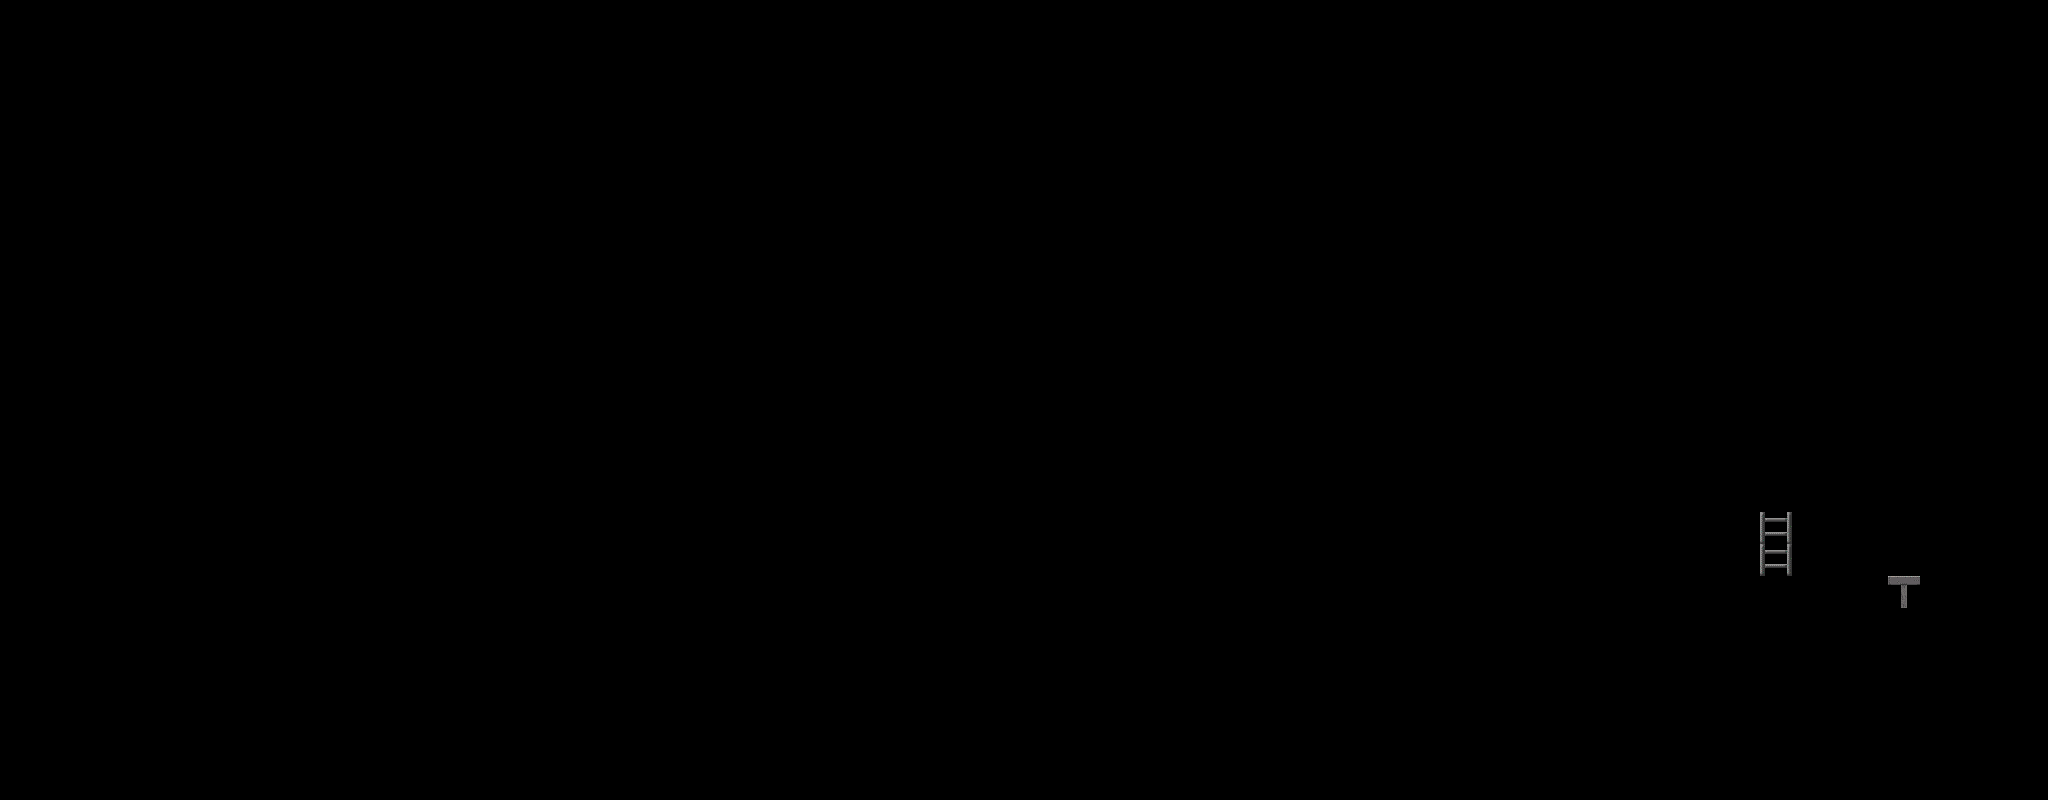

A level layout from a 2D game, rendered from its tile map. Below: a short description, then the map file with tile-grid data replaced by summaries:
An orthogonal 64x25 tile map with 32x32 px tiles, 1 tile layer (Solid) and 7 objects (6x Foe, Player).

<map version="1.0" orientation="orthogonal" renderorder="right-down" width="64" height="25" tilewidth="32" tileheight="32" nextobjectid="10">
 <properties>
  <property name="Background" value="background1" />
 </properties>
 <tileset firstgid="1" name="TileSet32 x 32" tilewidth="32" tileheight="32" tilecount="44" columns="11">
  <image source="TileSet32 x 32.png" width="352" height="128" />
  <tile id="0">
   <properties>
    <property name="TileType" value="Static" />
    <property name="Type" value="Solid" />
   </properties>
  </tile>
  <tile id="1">
   <properties>
    <property name="TileType" value="Static" />
    <property name="Type" value="Solid" />
   </properties>
  </tile>
  <tile id="2">
   <properties>
    <property name="TileType" value="Static" />
    <property name="Type" value="Solid" />
   </properties>
  </tile>
  <tile id="3">
   <properties>
    <property name="TileType" value="Static" />
    <property name="Type" value="Solid" />
   </properties>
  </tile>
  <tile id="4">
   <properties>
    <property name="TileType" value="Static" />
    <property name="Type" value="Solid" />
   </properties>
  </tile>
  <tile id="5">
   <properties>
    <property name="TileType" value="Static" />
    <property name="Type" value="Solid" />
   </properties>
  </tile>
  <tile id="6">
   <properties>
    <property name="TileType" value="Animate" />
    <property name="Type" value="Death" />
   </properties>
  </tile>
  <tile id="7">
   <properties>
    <property name="TileType" value="Animate" />
    <property name="Type" value="Death" />
   </properties>
  </tile>
  <tile id="8">
   <properties>
    <property name="TileType" value="Animate" />
    <property name="Type" value="Death" />
   </properties>
   <animation>
    <frame tileid="6" duration="100" />
    <frame tileid="7" duration="100" />
    <frame tileid="8" duration="100" />
   </animation>
  </tile>
  <tile id="9">
   <properties>
    <property name="TileType" value="Animate" />
    <property name="Type" value="Death" />
   </properties>
  </tile>
  <tile id="10">
   <properties>
    <property name="TileType" value="Animate" />
    <property name="Type" value="Death" />
   </properties>
  </tile>
  <tile id="11">
   <properties>
    <property name="TileType" value="Animate" />
    <property name="Type" value="Death" />
   </properties>
  </tile>
  <tile id="12">
   <properties>
    <property name="TileType" value="Animate" />
    <property name="Type" value="Death" />
   </properties>
  </tile>
  <tile id="13">
   <properties>
    <property name="TileType" value="Static" />
    <property name="Type" value="Nothing" />
   </properties>
  </tile>
  <tile id="14">
   <properties>
    <property name="TileType" value="Static" />
    <property name="Type" value="Solid" />
   </properties>
  </tile>
  <tile id="15">
   <properties>
    <property name="TileType" value="Static" />
    <property name="Type" value="Solid" />
   </properties>
  </tile>
  <tile id="16">
   <properties>
    <property name="TileType" value="Static" />
    <property name="Type" value="Solid" />
   </properties>
  </tile>
  <tile id="17">
   <properties>
    <property name="TileType" value="Static" />
    <property name="Type" value="Solid" />
   </properties>
  </tile>
  <tile id="18">
   <properties>
    <property name="TileType" value="Static" />
    <property name="Type" value="Solid" />
   </properties>
  </tile>
  <tile id="19">
   <properties>
    <property name="TileType" value="Static" />
    <property name="Type" value="Solid" />
   </properties>
  </tile>
  <tile id="20">
   <properties>
    <property name="TileType" value="Static" />
    <property name="Type" value="Solid" />
   </properties>
  </tile>
  <tile id="21">
   <properties>
    <property name="TileType" value="Static" />
    <property name="Type" value="Solid" />
   </properties>
  </tile>
  <tile id="22">
   <properties>
    <property name="TileType" value="Static" />
    <property name="Type" value="Solid" />
   </properties>
  </tile>
  <tile id="23">
   <properties>
    <property name="TileType" value="Static" />
    <property name="Type" value="Solid" />
   </properties>
  </tile>
  <tile id="24">
   <properties>
    <property name="TileType" value="Static" />
    <property name="Type" value="Solid" />
   </properties>
  </tile>
  <tile id="25">
   <properties>
    <property name="TileType" value="Static" />
    <property name="Type" value="Solid" />
   </properties>
  </tile>
  <tile id="26">
   <properties>
    <property name="TileType" value="Static" />
    <property name="Type" value="Solid" />
   </properties>
  </tile>
  <tile id="27">
   <properties>
    <property name="TileType" value="Static" />
    <property name="Type" value="Solid" />
   </properties>
  </tile>
  <tile id="28">
   <properties>
    <property name="TileType" value="Static" />
    <property name="Type" value="Solid" />
   </properties>
  </tile>
  <tile id="29">
   <properties>
    <property name="TileType" value="Static" />
    <property name="Type" value="Solid" />
   </properties>
  </tile>
  <tile id="30">
   <properties>
    <property name="TileType" value="Static" />
    <property name="Type" value="Solid" />
   </properties>
  </tile>
  <tile id="31">
   <properties>
    <property name="TileType" value="Static" />
    <property name="Type" value="Death" />
   </properties>
  </tile>
  <tile id="32">
   <properties>
    <property name="TileType" value="Static" />
    <property name="Type" value="Exit" />
   </properties>
  </tile>
  <tile id="33">
   <properties>
    <property name="TileType" value="Static" />
    <property name="Type" value="Solid" />
   </properties>
  </tile>
  <tile id="34">
   <properties>
    <property name="TileType" value="Static" />
    <property name="Type" value="Solid" />
   </properties>
  </tile>
  <tile id="35">
   <properties>
    <property name="TileType" value="Static" />
    <property name="Type" value="Ladder" />
   </properties>
  </tile>
 </tileset>
 <imagelayer name="Image Layer 1">
  <image source="backgroun2.png" width="2048" height="800" />
 </imagelayer>
 <layer name="Solid" width="64" height="25">
  <data>[1600 cells, 3 non-empty, 2 distinct tile ids]</data>
 </layer>
 <objectgroup name="Object Layer 1">
  <object id="1" name="StartPoint" type="Player" x="9.64" y="587.303" width="25" height="50">
   <properties>
    <property name="Content" value="robot_sheet" />
   </properties>
  </object>
  <object id="2" name="Eye" type="Foe" x="498.18" y="643.818" width="30" height="30">
   <properties>
    <property name="Content" value="Eye" />
    <property name="Health" value="200" />
    <property name="Sound" value="squish" />
   </properties>
  </object>
  <object id="3" name="Eye" type="Foe" x="252" y="644" width="30" height="30">
   <properties>
    <property name="Content" value="Eye" />
    <property name="Health" value="200" />
    <property name="Sound" value="squish" />
   </properties>
  </object>
  <object id="4" name="Eye" type="Foe" x="1580.15" y="643.333" width="30" height="30">
   <properties>
    <property name="Content" value="Eye" />
    <property name="Health" value="200" />
    <property name="Sound" value="squish" />
   </properties>
  </object>
  <object id="5" name="Eye" type="Foe" x="1776.3" y="659.061" width="30" height="30">
   <properties>
    <property name="Content" value="Eye" />
    <property name="Health" value="200" />
    <property name="Sound" value="squish" />
   </properties>
  </object>
  <object id="7" name="Drone" type="Foe" x="749.52" y="431.152" width="100" height="50">
   <properties>
    <property name="Content" value="Drone" />
    <property name="Health" value="500" />
    <property name="Sound" value="" />
   </properties>
  </object>
  </objectgroup>
</map>
<!-- 1 of 7 objects omitted -->
